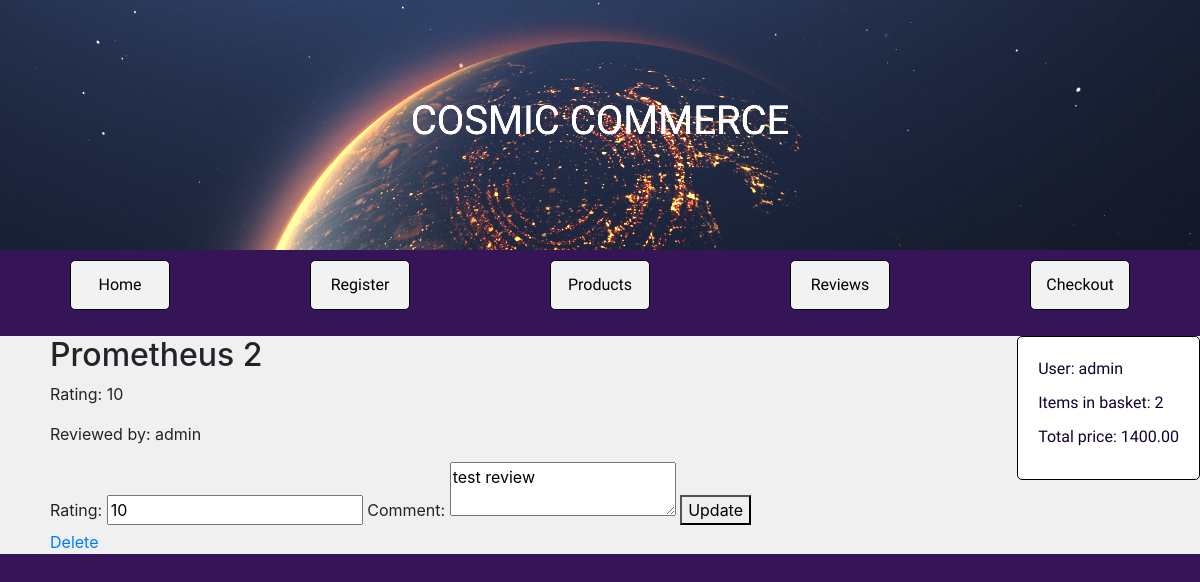
Before: /edit_review/4/ (signed in) with the older database file.
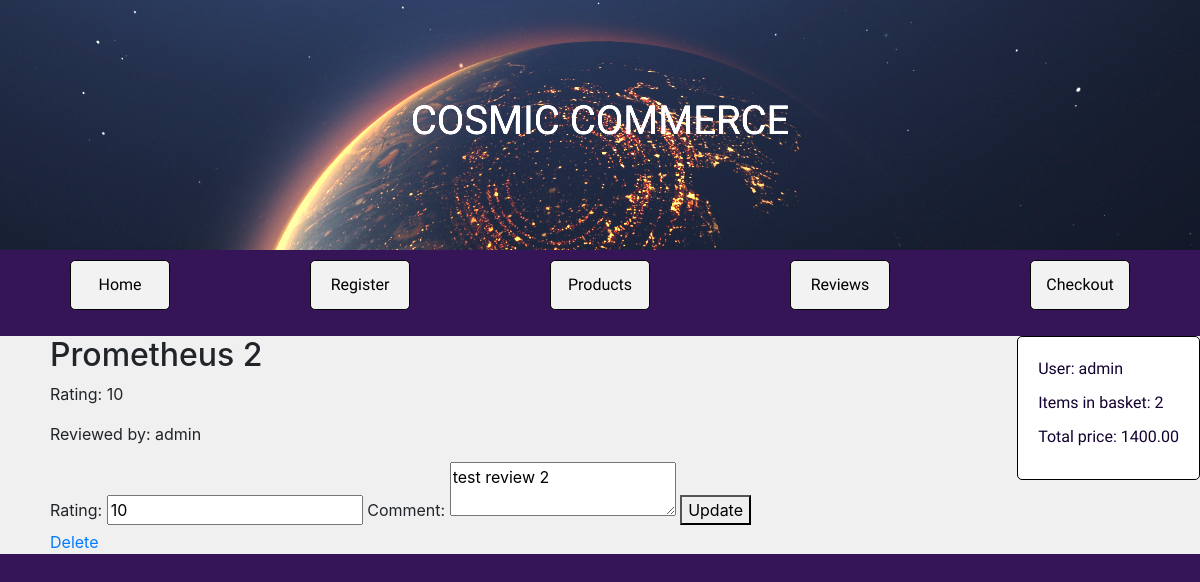
After: the same page with the newer database file.
### catalog/models.py (models this page shows, shortened)
class Review(models.Model):
    product = models.ForeignKey(Product, on_delete=models.CASCADE)
    user = models.ForeignKey(User, on_delete=models.CASCADE)
    content = models.TextField()
    rating = models.IntegerField()
    comment = models.TextField(default='')

class Product(models.Model):
    image = models.ImageField(upload_to='products/')
    title = models.CharField(max_length=200, default='Default Title')
    description = models.TextField()
    price = models.DecimalField(max_digits=6, decimal_places=2)
    category = models.ForeignKey(Category, null=True, blank=True, on_delete=models.CASCADE)
    featured = models.BooleanField(default=False)

### catalog/views.py (the view)
# urls.py: path('edit_review/<int:review_id>/', views.edit_review, name='edit_review'),
def edit_review(request, review_id):
    review = get_object_or_404(Review, id=review_id)
    if request.method == 'POST':
        if request.user == review.user:
            review.rating = request.POST['rating']
            review.comment = request.POST['comment']
            review.save()
        return redirect('reviews')
    else:
        if request.user != review.user:
            return redirect('reviews')
        return render(request, 'catalog/edit_review.html', {'review': review})

### catalog/context_processors.py (called while the page is built)
def basket(request):
    if request.user.is_authenticated:
        basket, created = Basket.objects.get_or_create(user=request.user)
        return {'basket': basket}
    else:
        return {}

### catalog/models.py (called while the page is built)
    def total_cost(self):
        return sum(item.total_price() for item in self.basketitem_set.all())

    def total_price(self):
        return self.product.price * self.quantity

### catalog/templates/catalog/edit_review.html (shortened to what this page needs)
{% extends 'catalog/base.html' %}
{% block content %}
<div class="edit-review-form">
    <h2>{{ review.product.title }}</h2>
    <p>Rating: {{ review.rating }}</p>
    <p>Reviewed by: {{ review.user.username }}</p>
    {% if user.is_authenticated and user == review.user %}
        <form method="post">
            <label for="rating">Rating:</label>
            <input id="rating" type="number" name="rating" value="{{ review.rating }}" required>
            <label for="comment">Comment:</label>
            <textarea id="comment" name="comment" required>{{ review.comment }}</textarea>
            <button type="submit">Update</button>
        </form>
        <a href="{% url 'delete_review' review.id %}">Delete</a>
    {% else %}
        <p>Comment: {{ review.comment }}</p>
    {% endif %}
</div>
{% endblock %}

Changed rows visible on the page:
changed Review "Prometheus 2": comment "test review" → "test review 2"
